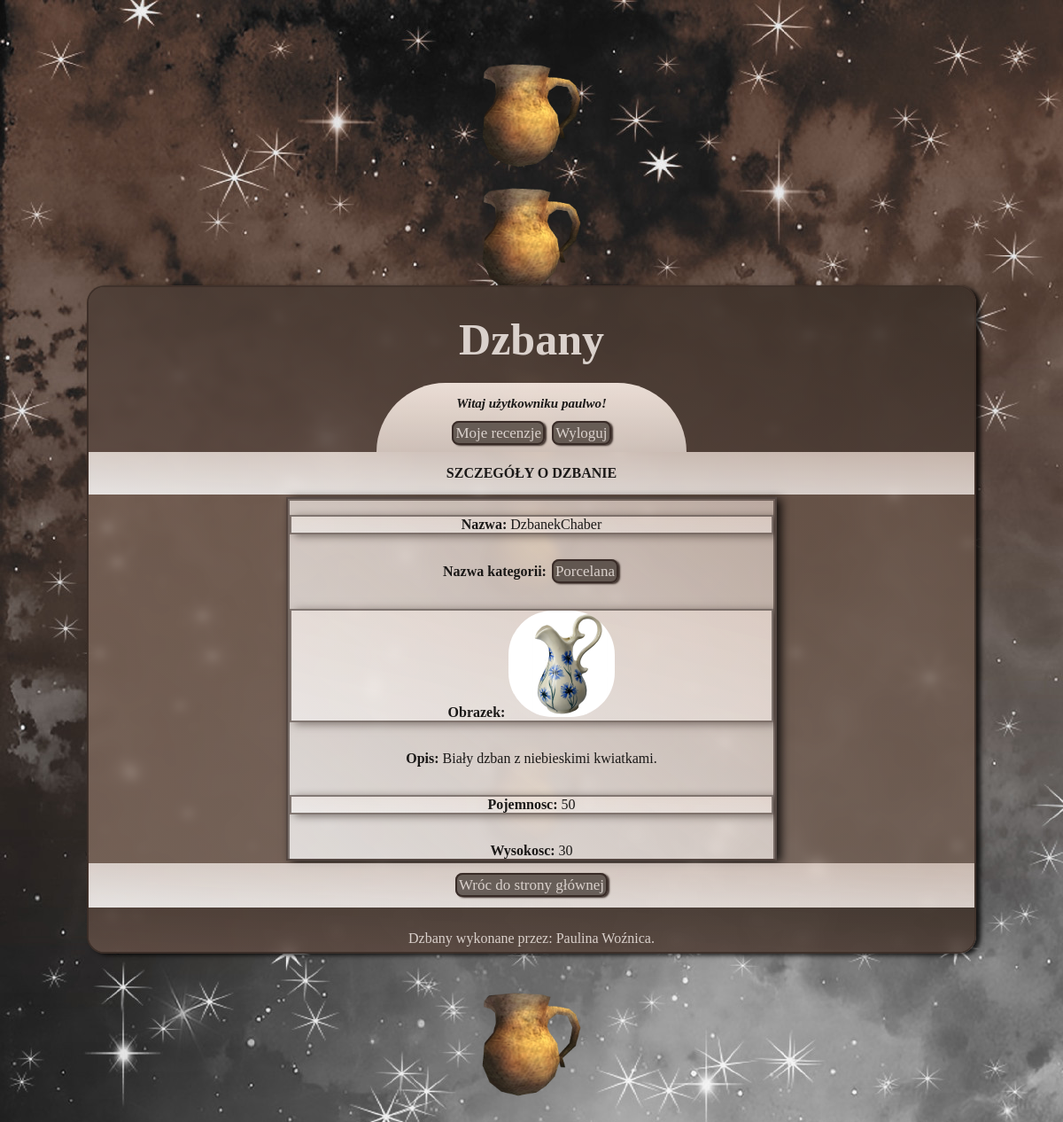
Screenshot of /details.php?id=1 (signed in) with the database file from the repository.
### tables this page shows
CREATE TABLE `dzbany` (
  `id` int(10) UNSIGNED NOT NULL,
  `idKategorii` int(10) UNSIGNED NOT NULL,
  `nazwa` varchar(50) NOT NULL,
  `obrazek` varchar(50) NOT NULL,
  `opis` text NOT NULL,
  `pojemnosc` int(11) NOT NULL,
  `wysokosc` int(11) NOT NULL
);

CREATE TABLE `kategorie` (
  `Id` int(10) UNSIGNED NOT NULL,
  `nazwa` varchar(50) NOT NULL,
  `opis` text NOT NULL
);

### details.php (the view, shortened to what this page needs)
<!DOCTYPE html>
<html lang="pl">
<head>
    <link rel="stylesheet" href="style.css">
</head>
<body>
    <img src="tlo1.png" class="tlo_img">
    <img src="tlo1.png" class="tlo_img2">
    <img src="tlo1.png" class="tlo_img3">
    <img src="tlo1.png" class="tlo_img4">
    <img src="tlo1.png" class="tlo_img5">
    <img src="tlo1.png" class="tlo_img6">
    <div class="glowny">
    <header>
        <h1>Dzbany</h1>
        <?php include("powitanie.php");?>
    </header>
    <article>
        <h4 class="dolny_pasek">SZCZEGÓŁY O DZBANIE</h4>
        <div class="szczegoly">
        <div class="scroll_szczegoly">
        <?php
            $conn = new mysqli("localhost", "root", "", "dzbanyv2dbpw");
            if (isset($_GET["id"])) {
            $id = $_GET["id"];
            $sql = "SELECT idKategorii, k.nazwa AS nazwaKat, d.nazwa, obrazek, d.opis, pojemnosc,
            wysokosc FROM dzbany d, kategorie k WHERE d.id=$id AND idKategorii=k.id";
            $result = $conn->query($sql);
                if ($result->num_rows > 0) {
                    $row = $result->fetch_object();
                    echo "<div class='szczegoly_kolumny'><p class='paragraf2'><b>Nazwa: </b>{$row->nazwa}</p>
                    <p class='p1'><b>Nazwa kategorii: </b><a href='index.php?idKat={$row->idKategorii}' class='przyciski'>{$row->nazwaKat}</a>
                    <p class='paragraf2'><b>Obrazek: </b><img src='obrazki/{$row->obrazek}' class='img_szczegoly'></p>
                    <p class='p1'><b>Opis: </b>{$row->opis}</p>
                    <p class='paragraf2'><b>Pojemnosc: </b>{$row->pojemnosc}</p>
                    <p class='p1'><b>Wysokosc: </b>{$row->wysokosc}</p><hr></div>
                    <div class='paragraf2'>
                    <h4>RECENZJE</h4>";
                }else {
                    echo "Nie ma takiego dzbana!";
                }
            }else{
                echo "Wystąpił błąd!";
            }
        ?>
        </div>
        </div>
        </div>
        <div class="dolny_pasek">
        <a href="index.php" class='przyciski'>Wróc do strony głównej</a>
        </div>
    </article>
    <footer>
            <p>Dzbany wykonane przez: Paulina Woźnica.</p>
    </footer>
    </div>
</body>
</html>

### style.css (style rules this page uses)
html { height: 100%; }
body { background: linear-gradient(to right top, #ede3d7,#79675c); background-image: url(tlo.jpg); height: 100%; margin: 0px; display: flex; justify-content: center; align-items: center; overflow: hidden; }
.glowny { width: 1000px; height: 750px; background: linear-gradient(to right top, #887164c7,#614d41bd); overflow: auto; padding: 0px; border: #362924da 2px solid; border-radius: 20px; box-shadow: 5px 2px 5px #000000c9; display: flex; flex-direction: column; align-items: stretch; backdrop-filter: blur(5px); font-family: Georgia, 'Times New Roman', Times, serif; color: #1a1817;; }
.tlo_img { position: absolute; top:5%; animation: lataniewprawo 30s infinite linear; }
.tlo_img2 { position: absolute; top:60%; animation: lataniewprawo 15s infinite linear ; }
.tlo_img3 { position: absolute; top:30%; animation: lataniewprawo 20s infinite linear; }
.tlo_img4 { position: absolute; size: 400px; top:15%; animation: lataniewlewo 30s infinite linear; }
.tlo_img5 { position: absolute; top:40%; animation: lataniewlewo 15s infinite linear; }
.tlo_img6 { position: absolute; top:80%; animation: lataniewlewo 20s infinite linear; }
img { height: 120px; }
header,footer { background: linear-gradient(to right top, #4e3d379f,#2e251fa9); padding: 10px; text-align: center; color: #dad1cc; padding-bottom: 0px; display: flex; flex-direction: column; align-items: center; }
header { height: 180px; }
footer { height: 30px; padding-bottom: 10px; }
h1 { font-size: 50px; margin: 20px; }
article { display: flex; flex-direction: column; }
.przyciski { text-decoration: none; background-color: #2e251fa9; color: #dad1cc; border: #362924f1 2px solid; padding: 2px; font-size: 17px; font-family: Georgia, 'Times New Roman', Times, serif; box-shadow: 2px 1px 2px #362924f1; margin: 2px; border-radius: 8px; }
.dolny_pasek { background: linear-gradient(to right top, #ffffffd3,#f7e7dea9); margin: 0px; padding: 15px; text-align: center; }
.scroll_szczegoly,.scroll_mojerecenzje { height: 100%; overflow-y: auto; overflow-x:hidden; background: linear-gradient(to right top, #ffffffc4,#f7e7de98); box-shadow: 5px 2px 10px #000000c9; border: #362924cc 2px solid; text-align: center; width: 550px; }
.szczegoly,.mojerecenzje { height: 406px; display: flex; align-items: center; justify-content: center; padding: 5px; }
.szczegoly_kolumny { display: flex; flex-direction: column; box-shadow: 5px 2px 10px #36292493; border: #36292493 2px solid; }
.paragraf2 { background: linear-gradient(to right top, #ffffff6c,#f7e7de77); border: #36292493 2px solid; box-shadow: 5px 2px 10px #36292493; }
.img_szczegoly { border-radius: 50px; }

### rows the page displays
dzbany: nazwa "DzbanekChaber", idKategorii.nazwa "Porcelana", obrazek (picture), opis "Biały dzban z niebieskimi kwiatkami.", pojemnosc "50", wysokosc "30"

### other values shown
$_SESSION["login"] "paulwo"
